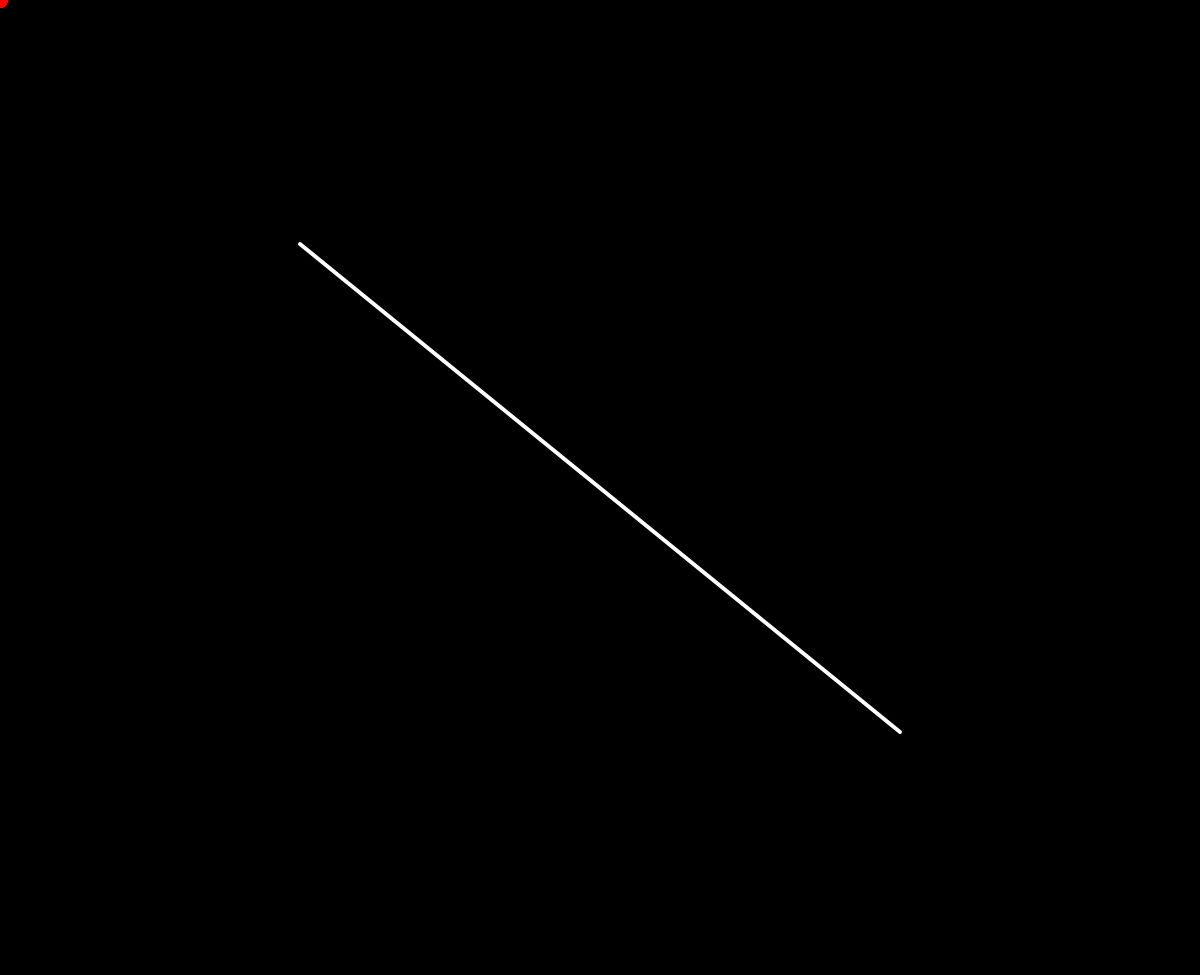
Frame 1 (no input)
Frame 60 (no input): identical to frame 1, image omitted
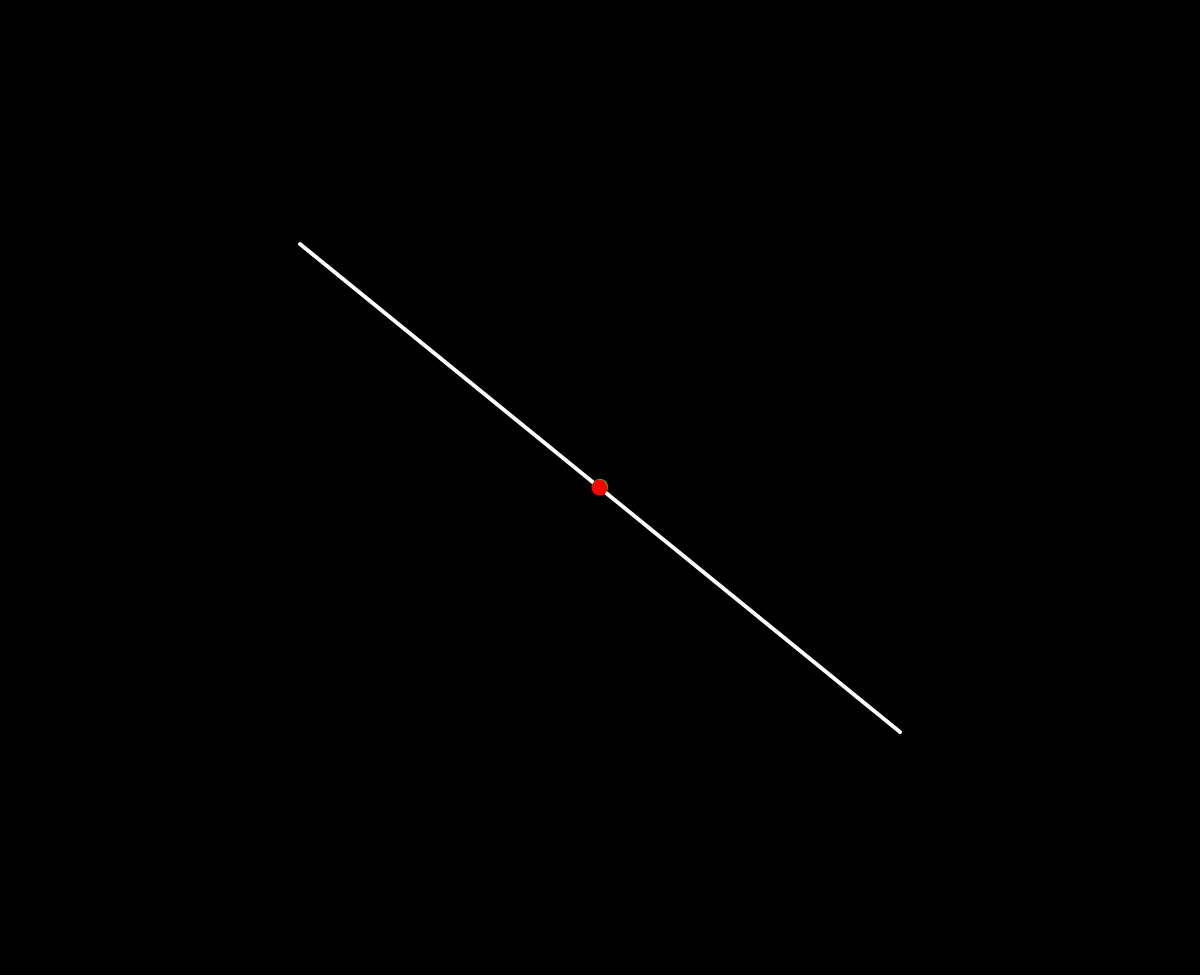
Frame 120 (the mouse pressed at the canvas centre since frame 60)

The p5.js sketch that drew these frames (run headless with seeded random() and noise() and a simulated clock; from frame 60 on, the mouse is pressed at the canvas centre):

// p5.js sketch
// ── sketch.js
let p1y_slider;
let p2y_slider;
let p1x_slider;
let p2x_slider;

function setup() {
  createCanvas(innerWidth, innerHeight - 25);

  p1y_slider = createSlider(0, height / 2, height / 2 - height / 4, 1);
  p1x_slider = createSlider(0, width / 2, width / 2 - width / 4, 1);

  p2y_slider = createSlider(0, height, height / 2, 1);
  p2x_slider = createSlider(0, width, width / 2, 1);
}

function mousePressed() {
  if (mouseButton == "left") {
    console.log(mouseButton);
    pos = createVector(mouseX, mouseY);
  } else if (mouseButton == "right") {
    path = createVector(mouseX, mouseY);
  }
}

function vectirProjection(a, path) {
  let bC = path.copy().normalize();
  let sp = a.dot(bC);
  bC.mult(sp);
  return bC;
}

let pos;
let path;

function draw() {
  background(0);
  strokeWeight(4);
  stroke(255);

  pos = createVector(p1x_slider.value(), p1y_slider.value());
  path = createVector(p2x_slider.value(), p2y_slider.value());

  let mouse = createVector(mouseX, mouseY);
  let a = p5.Vector.sub(mouse, pos);

  //line(pos.x, pos.y, pos.x + a.x, pos.y + a.y);
  line(pos.x, pos.y, pos.x + path.x, pos.y + path.y);

  let v = vectirProjection(a, path);

  //strokeWeight(8);
  //stroke(0, 0, 255);
  //line(pos.x, pos.y, pos.x + v.x, pos.y + v.y);

  //strokeWeight(1);
  //line(pos.x + a.x, pos.y + a.y, v.x + pos.x, v.y + pos.y);

  fill(0, 255, 0);
  noStroke();
  circle(pos.x + a.x, pos.y + a.y, 16);

  fill(255, 0, 0);
  noStroke();
  circle(v.x + pos.x, v.y + pos.y, 16);
}
